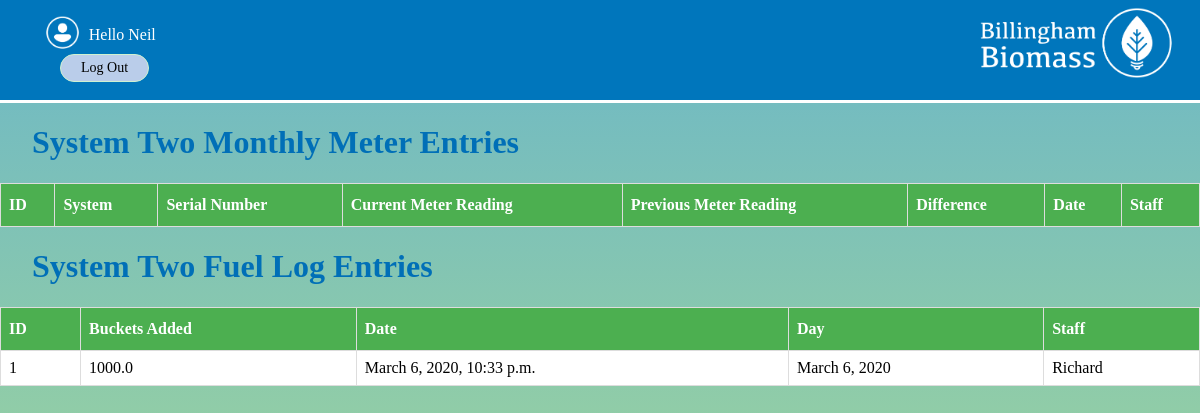
/systems/systemtwo (signed in), run on an earlier commit of the app's database.
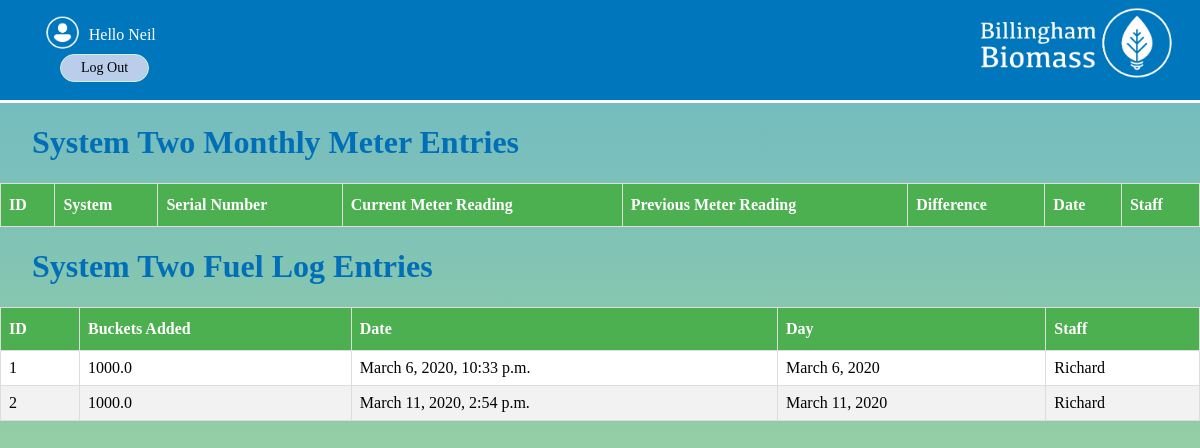
And on a later commit of the database.
### systems/models.py (models this page shows, shortened)
class FuelLogSystemTwoMod(models.Model):
    buckets_added = models.DecimalField(max_digits=1000,decimal_places=1)
    date = models.DateTimeField(auto_now_add = True)
    day = models.DateField(auto_now_add = True)
    staff = models.ForeignKey(User,on_delete=models.CASCADE)

### systems/views.py (the view)
# urls.py: path('systemtwo',views.systemTwo, name='systemtwo'),
@login_required(login_url="/accounts/login/")
def systemTwo(request):
    entriesMonth = monthlyMeterSystemTwoMod.objects.all().order_by('date')
    entriesFuel = FuelLogSystemTwoMod.objects.all().order_by('date')
    return render(request,'systems/systemtwo.html',{'entriesMonth':entriesMonth,'entriesFuel':entriesFuel})

### systems/templates/systems/systemtwo.html (shortened to what this page needs)
{% extends 'base_layout.html' %}
{% block content %}
<div class="monthly">
  <h1>System Two Monthly Meter Entries</h1>
  <table>
    <thead>
    <th>ID</th>
    <th>System</th>
    <th>Serial Number</th>
    <th>Current Meter Reading</th>
    <th>Previous Meter Reading</th>
    <th>Difference</th>
    <th>Date</th>
    <th>Staff</th>
    </thead>
    </table>
</div>
<div class="fuelLog">
  <h1>System Two Fuel Log Entries</h1>
  <table>
    <thead>
    <th>ID</th>
    <th>Buckets Added</th>
    <th>Date</th>
    <th>Day</th>
    <th>Staff</th>
    </thead>
    <tbody>
  {% for entryFuel in entriesFuel %}
  <tr>
      <td>{{entryFuel.id}}</td>
      <td>{{entryFuel.buckets_added}}</td>
      <td>{{entryFuel.date}}</td>
      <td>{{entryFuel.day}}</td>
      <td>{{entryFuel.staff}}</td>
      </tr>
    {% endfor %}
    </tbody>
</div>
{% endblock %}

What changed in the data, as far as the page shows it:
added FuelLogSystemTwoMod: id "2", buckets_added "1000.0", date "March 11, 2020, 2:54 p.m.", day "March 11, 2020", staff "Richard"
